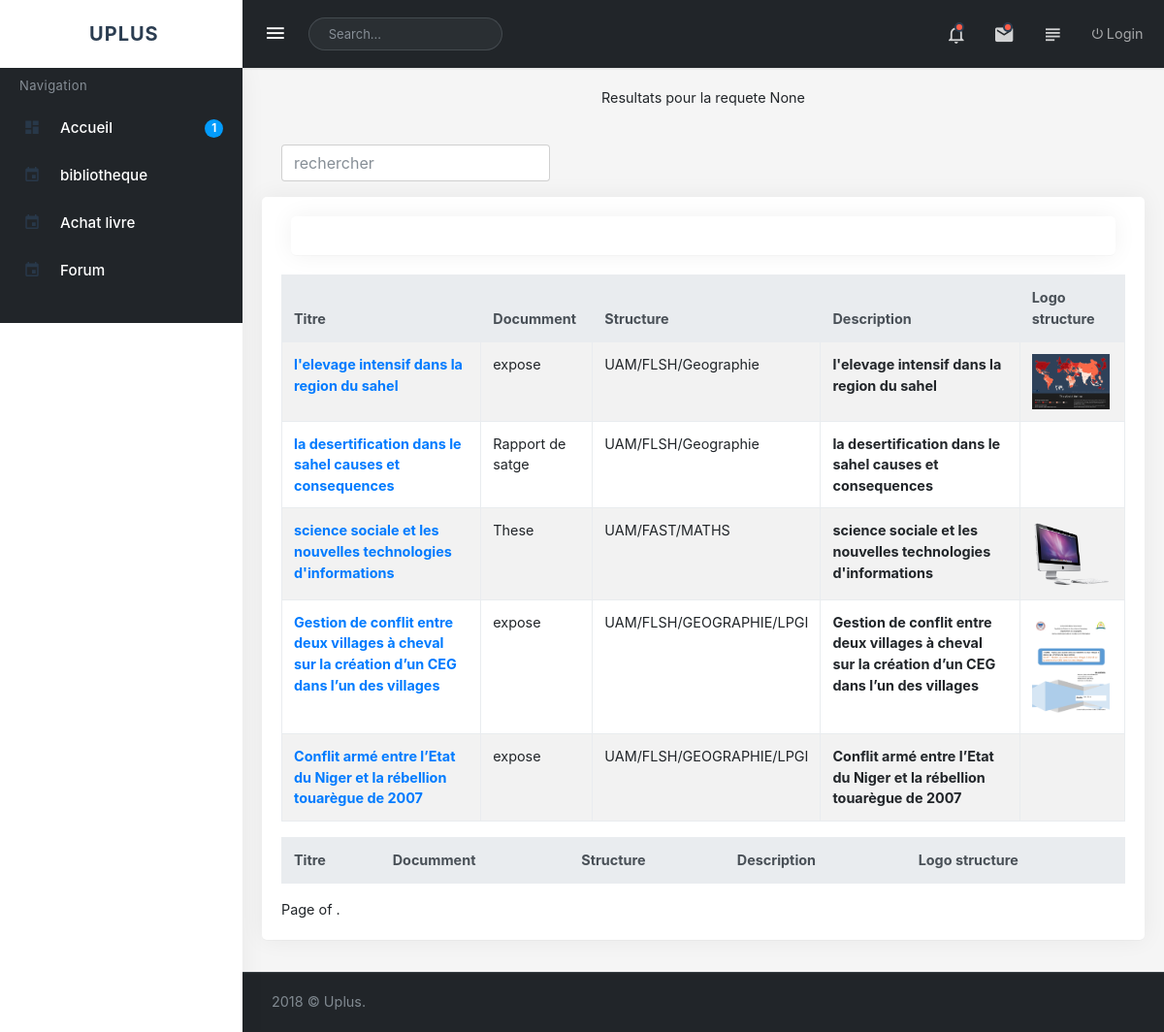
Page /bibliotheque/searchbiblio on the committed database.
### bibliotheque/models.py (models this page shows)
class Bibliotheque(models.Model):
    date_ajout = models.DateTimeField(auto_now_add = True)
    titre = models.CharField(max_length = 150)
    auteur = models.CharField(max_length = 150,blank=True, null=True)
    type = models.CharField(max_length = 150,blank=True, null=True)
    structure = models.CharField(max_length = 150,blank=True, null=True)
    utilisateur = models.ForeignKey(User,on_delete = models.CASCADE,blank=True, null=True)
    logo = models.ImageField(upload_to ="images/",blank=True, null=True)
    image = models.ImageField(upload_to ="images/" ,blank=True, null=True )
    corps = RichTextField(blank=True, null=True)
    def get_absolute_url(self):
        return reverse('detailbiblio', args=[str(self.id)])

### bibliotheque/views.py (the view)
# urls.py: path('searchbiblio', views.searchbiblio,name="searchbiblio"),
def searchbiblio(request):
    query = request.GET.get('query')
    if not query:
        biblio = Bibliotheque.objects.all()
    else:
        biblio = Bibliotheque.objects.filter(titre__icontains=query)
    if not biblio.exists():
        biblio = Bibliotheque.objects.filter(auteur__name__icontains=query)
    titre = "Resultats pour la requete %s"%query
    context = {
        'biblio': biblio,
        'titre': titre
    }
    return render(request, 'bibliotheque/searchbiblio.html', context)

### bibliotheque/templates/bibliotheque/searchbiblio.html
{% block content %}
    {% include 'bibliotheque/biblio.html' with list_title=titre %}
{% endblock %}

### bibliotheque/templates/bibliotheque/search_form.html (shortened to what this page needs)
<div class="col-lg-12 detail-separator">
  <form class="col-md-4 col-md-offset-6 text-center" action="{% url 'searchbiblio' %}" method="get" accept-charset="utf-8">
    <div class="form-group">
      <input id="searchForm" class="form-control" name="query" placeholder="rechercher">
    </div>
  </form>
</div>
<div class="row">
{% block content  %}
<div class="col-12">
    <div class="card-box">
        <div class="table-wrapper"><div class="table-rep-plugin fixed-solution" data-pattern="priority-columns">
            <div class="table-responsive" data-pattern="priority-columns">
                  <table id="tech-companies-1" class="table table-striped table-bordered">
                    <thead class="thead-default">
                    <tr>
                        <th id="tech-companies-1-col-0" style="display: table-cell;">Titre</th>
                        <th data-priority="1" id="tech-companies-1-col-1" style="display: table-cell;">Documment</th>
                        <th data-priority="1" id="tech-companies-1-col-3" style="display: table-cell;">Structure</th>
                        <th data-priority="3" id="tech-companies-1-col-4" style="display: table-cell;">Description</th>
                        <th data-priority="6" id="tech-companies-1-col-7" style="display: table-cell;">Logo structure</th>
                    </tr>
                    </thead>
                    <tbody>
                      {% for doc in biblio %}
                    <tr>
                        <th data-org-colspan="1" data-columns="tech-companies-1-col-0" style="display: table-cell;"><span class="co-name">
                          <a href="{{ doc.get_absolute_url }}">{{ doc.titre }}</a>
                        </span></th>
                        <td data-org-colspan="1" data-priority="1" data-columns="tech-companies-1-col-1" colspan="1" style="display: table-cell;">{{ doc.type }}</td>
                        <td data-org-colspan="1" data-priority="1" data-columns="tech-companies-1-col-3" colspan="1" style="display: table-cell;">{{ doc.structure }}</td>
                        <th data-org-colspan="1" data-columns="tech-companies-1-col-0" style="display: table-cell;"><span class="co-name">{{ doc.titre }}</span></th>
                        <td data-org-colspan="1" data-priority="6" data-columns="tech-companies-1-col-7" colspan="1" style="display: table-cell;"><img src="{{ doc.image.url }}" alt=""  width="80s"/></td>
                    </tr>
                    {% endfor %}
                    </tbody>
                </div>
{% endblock %}

### rows in the picture
Bibliotheque: titre "l'elevage intensif dans la region du sahel", type "expose", structure "UAM/FLSH/Geographie", image (picture)
Bibliotheque: titre "la desertification dans le sahel causes et consequences", type "Rapport de satge", structure "UAM/FLSH/Geographie"
Bibliotheque: titre "science sociale et les nouvelles technologies d'informations", type "These", structure "UAM/FAST/MATHS", image (picture)
Bibliotheque: titre "Gestion de conflit entre deux villages à cheval sur la création d’un CEG dans l’un des villages", type "expose", structure "UAM/FLSH/GEOGRAPHIE/LPGI", image (picture)
Bibliotheque: titre "Conflit armé entre l’Etat du Niger et la rébellion touarègue de 2007", type "expose", structure "UAM/FLSH/GEOGRAPHIE/LPGI"

### other values in the picture
{{ list_title }} "Resultats pour la requete None"
